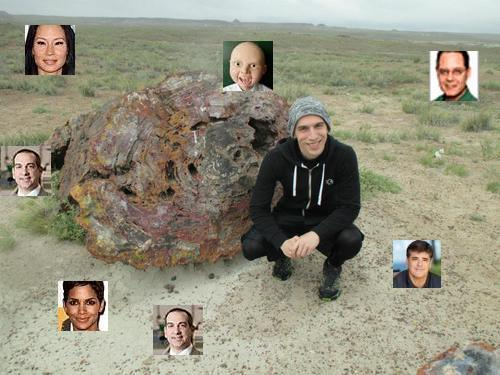
#> input picture face1/orientation_example.jpg, 500 x 375 px
$ python face_detect.py   (older library calls are emulated)
#> lines starting #> are read from the running program, lines starting #| are printed output that depends on the picture; after the words box and inside, x2 and y2 are one past the last pixel; in counts of white or black regions, pixels touching at a corner belong together
# import the necessary packages
import cv2

# load our image and convert it to grayscale
image = cv2.imread("orientation_example.jpg")
#> image is the input picture: shape (375, 500, 3); mean B, G, R 125, 143.6, 147
gray = cv2.cvtColor(image, cv2.COLOR_BGR2GRAY)
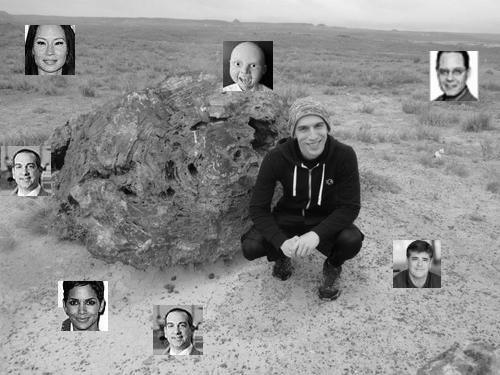
#> gray: shape (375, 500); min 0, max 255, mean 142.5

# load the face detector and detect faces in the image
detector = cv2.CascadeClassifier("haarcascade_frontalface_default.xml")
rects = detector.detectMultiScale(
    gray,
    scaleFactor=1.05,
    minNeighbors=10,
    minSize=(20, 20),
    flags=cv2.CASCADE_SCALE_IMAGE)
#> rects = [[432, 57, 38, 38], [9, 155, 31, 31], [406, 249, 28, 28], [61, 287, 42, 42], [161, 313, 31, 31], [27, 26, 46, 46], [291, 111, 42, 42], [223, 47, 44, 44]]
#flags=cv2.CV_HAAR_SCALE_IMAGE)   opencv 3 changed

# loop over the faces and draw a rectangle surrounding each
for (x, y, w, h) in rects:
    cv2.rectangle(image, (x, y), (x + w, y + h), (0, 255, 0), 2)
#> this loop made 8 passes
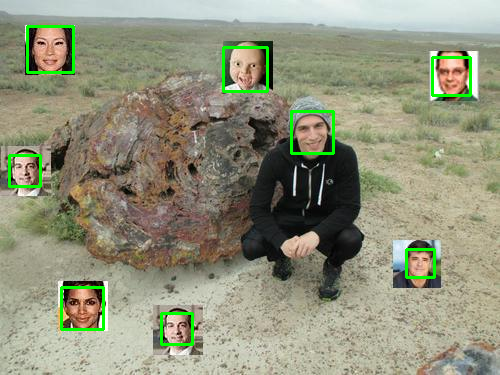
#> image: shape (375, 500, 3); 1.92% of pixels changed, all inside (x1, y1, x2, y2) = (8, 25, 472, 346)
s="%d Faces" % len(rects)
#> s = '8 Faces'
# show the detected faces
cv2.imshow(s, image)
cv2.waitKey(0)
